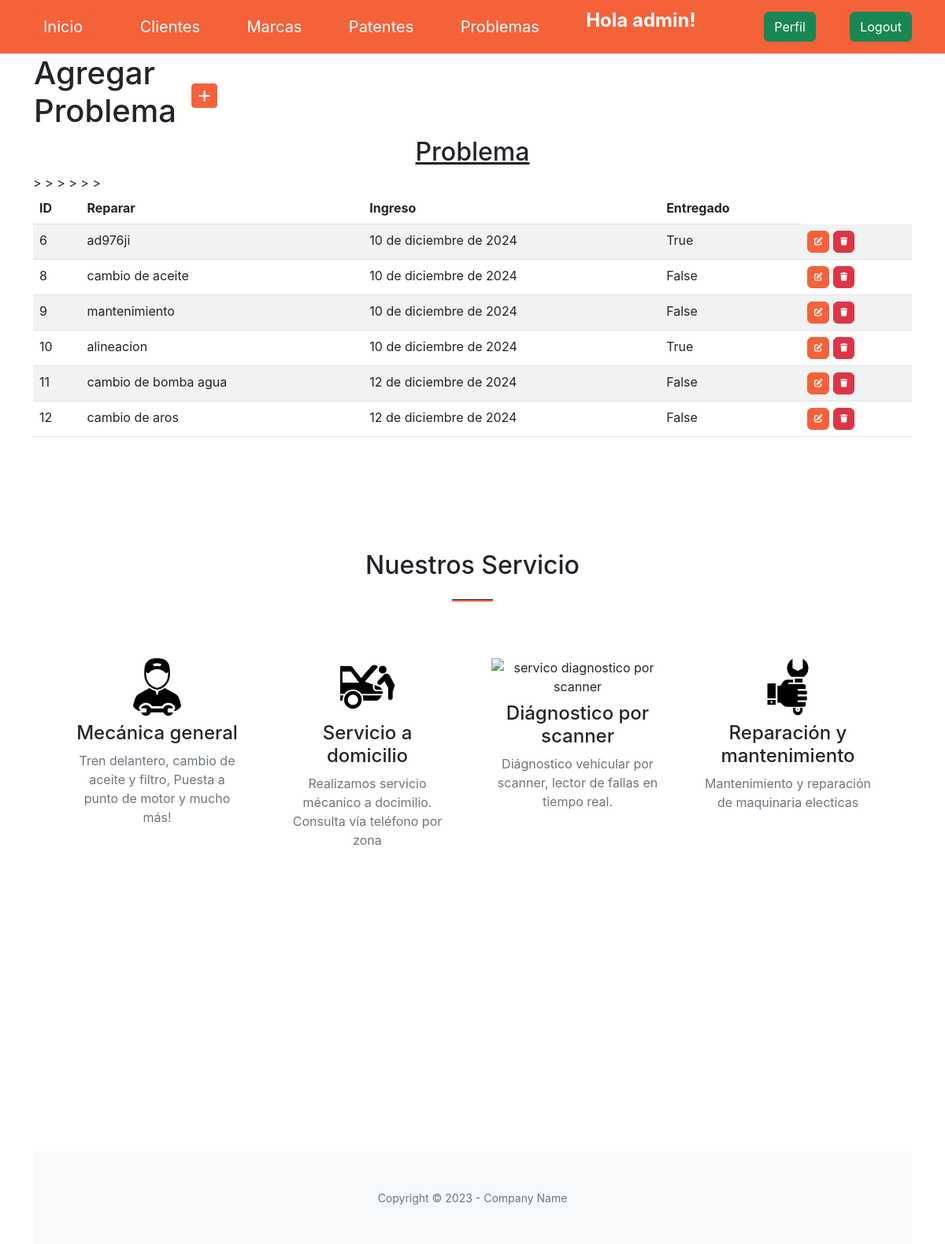
The app's page /problemas/ (signed in) with its own data.
### aplicacion/models.py (models this page shows, shortened)
class Problema(models.Model):
    reparar = models.CharField(max_length=50)
    ingreso = models.DateField()
    entregado = models.BooleanField()

### aplicacion/views.py (the view)
# urls.py: path('problemas/', ProblemaList.as_view(), name="problemas" ),
class ProblemaList(LoginRequiredMixin, ListView):
    model = Problema

### aplicacion/templates/aplicacion/problema_list.html (shortened to what this page needs)
{% extends 'aplicacion/base.html' %}
{% load static %}
{% block contenido %}
    <div class="container">
        <table>
            <tr>
                <td width="200"><h1>Agregar Problema</h1></td>
                <td>
                    <a
                    href="{% url 'create_problema' %}"
                    class="btn btn-primary btn-sm"
                    ><i class="fa fa-plus fa-lg" title="New Record"> </i>
                    </a>
                </td>
            </tr>
        </table>
        <h2 class="text-center text-decoration-underline">Problema</h2>
        <table class="table table-striped">
            <thead>
                <tr>
                    <th>ID</th>
                    <th>Reparar</th>
                    <th>Ingreso</th>
                    <th>Entregado</th>
                </tr>
            </thead>
            <tbody>
    </div>
{% for problema in problema_list  %}
        <tr>
            <td>{{ problema.id }}</td>
            <td>{{ problema.reparar }}</td>
            <td>{{ problema.ingreso }}</td>
            <td>{{ problema.entregado }}</td>>
            <td>
                <a
                    href="{% url 'update_problema' problema.id %}"
                    class="btn btn-primary"
                    style="--bs-btn-padding-y: .25rem; --bs-btn-padding-x: .5rem; --bs-btn-font-size: .75rem;"
                    ><i class="fa fa-edit fa-sm" title="Edit Record"></i>
                    </a>
                    <a
                    href="{% url 'delete_problema' problema.id %}"
                    class="btn btn-danger"
                    style="--bs-btn-padding-y: .25rem; --bs-btn-padding-x: .5rem; --bs-btn-font-size: .75rem;"
                    ><i class="fa fa-trash fa-sm" title="Delete Record"></i>
            </a>
            </td>
        </tr>
{% endfor %}
{% endblock contenido %}

### aplicacion/templates/aplicacion/base.html (shortened to what this page needs)
<!DOCTYPE html>
<html lang="en">
    <head>
        {% load static  %}
        <link href="https://cdn.jsdelivr.net/npm/bootstrap-icons@1.5.0/font/bootstrap-icons.css" rel="stylesheet" type="text/css" />
        <link href="{% static 'aplicacion/css/styles.css' %}" rel="stylesheet" />
        <link href="{% static 'aplicacion/css/stylebase.css' %}" rel="stylesheet" />
    </head>
    <body id="page-top mg-0 bg-blue ">
          <nav class="navbar navbar-dark bg-primary" >
            <div class="container bg-primary" id="navegacion">
                <a class="navbar-brand btn btn-primary" href="{% url 'home' %}">Inicio</a>
                {% if user.is_authenticated %}
                    <a class="navbar-brand" href="{% url 'clientes' %}">Clientes</a>
                    <a class="navbar-brand" href="{% url 'marcas' %}">Marcas</a>
                    <a class="navbar-brand" href="{% url 'patentes' %}">Patentes</a>
                    <a class="navbar-brand" href="{% url 'problemas' %}">Problemas</a>
                    <p style="color: white" class="fs-4 fw-bolder">Hola {{user.username}}!</p>
                    <a class="btn btn-success" href="{% url 'editar_perfil' %}">Perfil</a>
                    <a class="btn btn-success" href="{% url 'logout' %}">Logout</a>
                {% else %}
                    <a class="btn btn-success " href="{% url 'registro' %}">Registro</a>
                    <a class="btn btn-success" href="{% url 'login' %}">Login</a>
                {% endif %}
            </div>
        </nav>
        {% block contenido %}{% endblock contenido %}
        <section class="page-section " id="services" >
            <div class="container px-4 px-lg-5">
                <h2 class="text-center mt-0">Nuestros Servicio</h2>
                <hr class="divider" />
                <div class="row gx-4 gx-lg-5">
                    <div class="col-lg-3 col-md-6 text-center">
                        <div class="mt-5">
                            <div class="mb-2"><img src="{% static 'img/automovil-con-llave.png' %}" alt="servico mecanico" class=" col-4 h-10"></div>
                            <h3 class="h4 mb-2">Mecánica general</h3>
                            <p class="text-muted mb-0">Tren delantero, cambio de aceite y filtro, Puesta a punto de motor y mucho más! </p>
                        </div>
                    </div>
                    <div class="col-lg-3 col-md-6 text-center">
                        <div class="mt-5">
                            <div class="mb-2"><img src="{% static 'img/reparando.png' %}" alt="servico a domicilio" class=" col-4 h-10"></div>
                            <h3 class="h4 mb-2">Servicio a domicilio</h3>
                            <p class="text-muted mb-0">Realizamos servicio mécanico a docimilio. Consulta vía teléfono por zona</p>
                        </div>
                    </div>
                    <div class="col-lg-3 col-md-6 text-center">
                        <div class="mt-5">
                            <div class="mb-2"><img src="{% static 'img/carro.png' %}" alt="servico diagnostico por scanner" class=" col-4 h-10"></div>
                            <h3 class="h4 mb-2">Diágnostico por scanner</h3>
                            <p class="text-muted mb-0">Diágnostico vehícular por scanner, lector de fallas en tiempo real.</p>
                        </div>
                    </div>
                    <div class="col-lg-3 col-md-6 text-center">
                        <div class="mt-5">
                            <div class="mb-2"><img src="{% static 'img/reparar.png' %}" alt="mantenimiento de maquinaria" class=" col-4 h-10"></div>
                            <h3 class="h4 mb-2">Reparación y mantenimiento</h3>
                            <p class="text-muted mb-0">Mantenimiento y reparación  de maquinaria electicas</p>
                        </div>
                    </div>
                </div>
            </div>
        </section>
        <section class="page-section" id="contact">
        </section>
        <footer class="bg-light py-5">
            <div class="container px-4 px-lg-5"><div class="small text-center text-muted">Copyright &copy; 2023 - Company Name</div></div>
        </footer>
    </body>
</html>

### records on screen
Problema: id "6", reparar "ad976ji", ingreso "10 de diciembre de 2024", entregado "True"
Problema: id "8", reparar "cambio de aceite", ingreso "10 de diciembre de 2024", entregado "False"
Problema: id "9", reparar "mantenimiento", ingreso "10 de diciembre de 2024", entregado "False"
Problema: id "10", reparar "alineacion", ingreso "10 de diciembre de 2024", entregado "True"
Problema: id "11", reparar "cambio de bomba agua", ingreso "12 de diciembre de 2024", entregado "False"
Problema: id "12", reparar "cambio de aros", ingreso "12 de diciembre de 2024", entregado "False"

### other values on screen
{{ user.username }} "admin"
